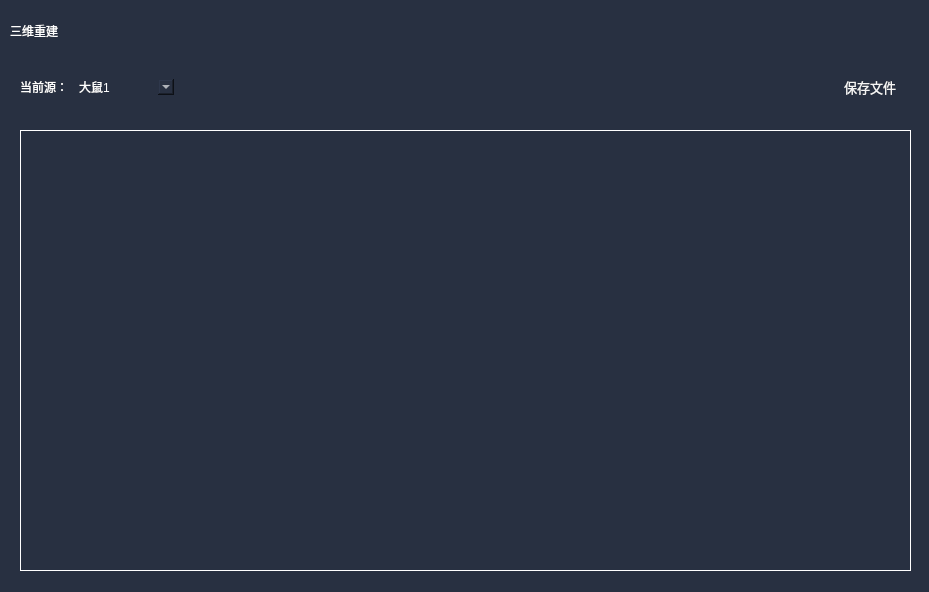
<?xml version="1.0" encoding="UTF-8"?>
<ui version="4.0">
 <class>tab4_frame</class>
 <widget class="QWidget" name="tab4_frame">
  <property name="geometry">
   <rect>
    <x>0</x>
    <y>0</y>
    <width>929</width>
    <height>592</height>
   </rect>
  </property>
  <property name="windowTitle">
   <string>Form</string>
  </property>
  <property name="styleSheet">
   <string notr="true">*{
border:none;
}
QWidget{

	background:rgb(40, 48,65);
color:white;
}
QGraphicsView{
border:1px solid white;
}
QGroupBox{
border:1px solid white
}
</string>
  </property>
  <widget class="QWidget" name="horizontalLayoutWidget">
   <property name="geometry">
    <rect>
     <x>10</x>
     <y>10</y>
     <width>911</width>
     <height>41</height>
    </rect>
   </property>
   <layout class="QHBoxLayout" name="horizontalLayout">
    <item>
     <widget class="QLabel" name="label_4">
      <property name="text">
       <string>三维重建</string>
      </property>
     </widget>
    </item>
    <item>
     <spacer name="horizontalSpacer">
      <property name="orientation">
       <enum>Qt::Horizontal</enum>
      </property>
      <property name="sizeHint" stdset="0">
       <size>
        <width>40</width>
        <height>20</height>
       </size>
      </property>
     </spacer>
    </item>
   </layout>
  </widget>
  <widget class="QWidget" name="horizontalLayoutWidget_2">
   <property name="geometry">
    <rect>
     <x>20</x>
     <y>60</y>
     <width>891</width>
     <height>54</height>
    </rect>
   </property>
   <layout class="QHBoxLayout" name="horizontalLayout_2">
    <item>
     <widget class="QLabel" name="label_3">
      <property name="text">
       <string>当前源：</string>
      </property>
     </widget>
    </item>
    <item>
     <widget class="QComboBox" name="comboBox">
      <property name="minimumSize">
       <size>
        <width>100</width>
        <height>0</height>
       </size>
      </property>
      <property name="styleSheet">
       <string notr="true"/>
      </property>
      <item>
       <property name="text">
        <string>大鼠1</string>
       </property>
      </item>
     </widget>
    </item>
    <item>
     <spacer name="horizontalSpacer_2">
      <property name="orientation">
       <enum>Qt::Horizontal</enum>
      </property>
      <property name="sizeHint" stdset="0">
       <size>
        <width>800</width>
        <height>20</height>
       </size>
      </property>
     </spacer>
    </item>
    <item>
     <widget class="QPushButton" name="btn3_2">
      <property name="sizePolicy">
       <sizepolicy hsizetype="Minimum" vsizetype="Maximum">
        <horstretch>20</horstretch>
        <verstretch>21</verstretch>
       </sizepolicy>
      </property>
      <property name="font">
       <font>
        <pointsize>-1</pointsize>
        <bold>false</bold>
       </font>
      </property>
      <property name="styleSheet">
       <string notr="true">QPushButton{
	color:rgb(245, 245, 245);
	padding:15px;
	background:rgb(40, 48,65);
border：none;
font-size:13px;
}</string>
      </property>
      <property name="text">
       <string>保存文件</string>
      </property>
      <property name="icon">
       <iconset resource="resource/mainPage.qrc">
        <normaloff>:/icon/save_white.svg</normaloff>:/icon/save_white.svg</iconset>
      </property>
      <property name="iconSize">
       <size>
        <width>15</width>
        <height>15</height>
       </size>
      </property>
      <property name="autoDefault">
       <bool>false</bool>
      </property>
      <property name="default">
       <bool>false</bool>
      </property>
      <property name="flat">
       <bool>true</bool>
      </property>
     </widget>
    </item>
   </layout>
  </widget>
  <widget class="QGraphicsView" name="graphicsView">
   <property name="geometry">
    <rect>
     <x>20</x>
     <y>130</y>
     <width>891</width>
     <height>441</height>
    </rect>
   </property>
  </widget>
 </widget>
 <resources>
  <include location="resource/mainPage.qrc"/>
 </resources>
 <connections/>
</ui>
